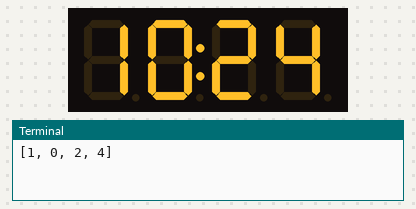
This program was run on a simulated Raspberry Pi (BCM pin numbers). On the bench: 4-digit seven-segment display, the last lines printed to the terminal. The clock reads 2024-03-15 10:24:30 at power-on unless the program sets it; library files of the repository ran but are not shown: tm1637.py.

Above: at 0.1 s.
At 120.1 s:
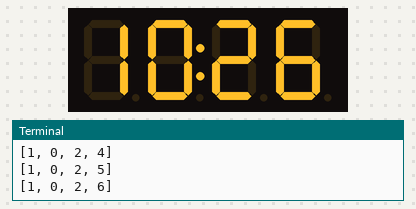

The program:

display-current-time-loop.py
```python
import time
from tm1637 import TM1637

display = TM1637(CLK=21, DIO=20)
display.showColon(True)

while True:
    try:
        currentTime = time.localtime()
        hrDigit1 = currentTime.tm_hour // 10
        hrDigit2 = currentTime.tm_hour % 10
        minDigit1 = currentTime.tm_min // 10
        minDigit2 = currentTime.tm_min % 10
        digits = [hrDigit1, hrDigit2, minDigit1, minDigit2]

        display.show(digits)
        print(digits)
        time.sleep(60)

    except KeyboardInterrupt:
        break

display.cleanup()
```
